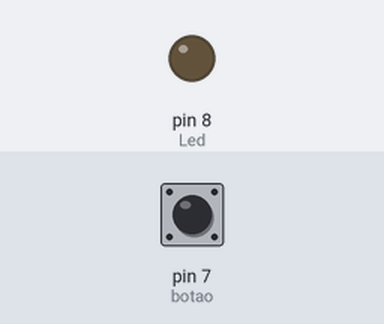
The sketch below on a simulated Arduino Uno, built with avr-gcc and run on an emulated ATmega328P. Parts: output pins drawn as LEDs (lit = HIGH). Dashed ring = blinking. The test bench sets the inputs (shaded band); at power-on: pin 7 (botao) LOW.

Above: at 1.2 s.
1.3 s: pin 7 (botao) pulled HIGH for 1 s
At 2.9 s:
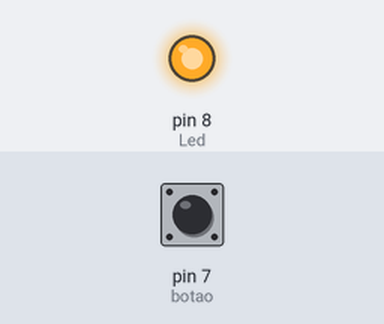
3.8 s: pin 7 (botao) pulled HIGH for 0.15 s
At 4.1 s:
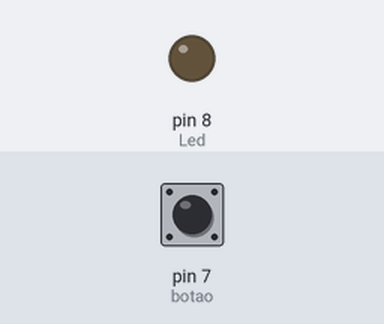
5.4 s: pin 7 (botao) pulled HIGH for 3.2 s
At 5.5 s:
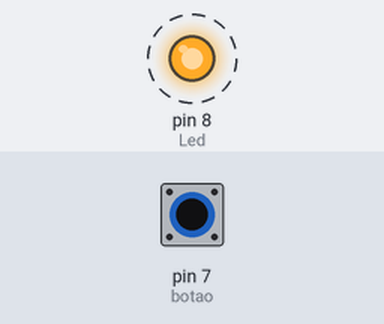
Timing chart, 0 to 9.9 s (numbered marks = the images above; inputs shaded):
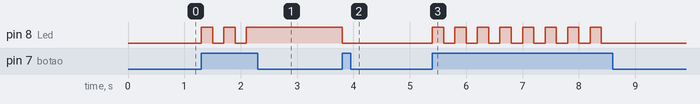

The sketch:

Codigo-Fonte_Projeto_5.2.ino
```cpp
int botao = 7, Led = 8;
bool ligado=true;

void setup() {
  pinMode(botao,INPUT);
  pinMode(Led,OUTPUT);
}

void loop() {
  int estado = digitalRead(botao);

if(estado==HIGH)
  if(ligado==true){
    digitalWrite(Led,HIGH);
    ligado=false;
    delay(200);

  }else{
    digitalWrite(Led,LOW);
    ligado=true;
    delay(200);
  }
}
```

Measured:
- after the input at 1.3 s, pin 8 (Led): alternates HIGH for 0.20 s and LOW for 0.20 s, 5 changes in all, then stays HIGH, starting at once
- after the input at 3.8 s, pin 8 (Led): HIGH → LOW at once
- after the input at 5.4 s, pin 8 (Led): alternates HIGH for 0.20 s and LOW for 0.20 s, 16 changes in all, then stays LOW, starting at once
